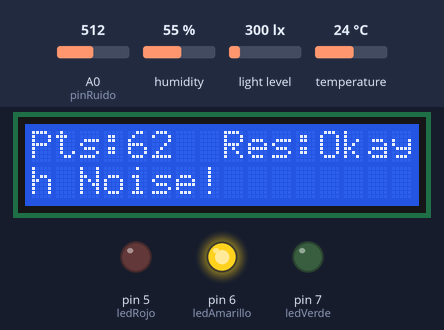
A sketch run on a simulated Arduino Uno, built with avr-gcc and run on an emulated ATmega328P. Parts: 16×2 character LCD, output pins drawn as LEDs (lit = HIGH). The test bench sets the inputs (shaded band); at power-on: humidity 55 %, light level 300 lx, A0 (pinRuido) = 512, temperature 24 °C. What the sketch prints to the serial monitor is not drawn.

Above: at 2.2 s.
2.3 s: humidity set to 41 %
10.3 s: humidity set to 38 %
At 17.35 s:
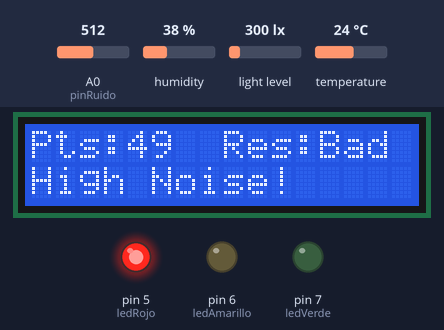
19.3 s: light level set to 275 lx
At 25.4 s:
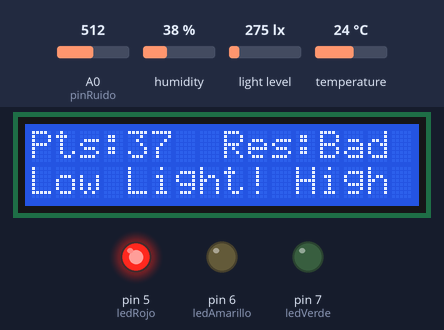
27.3 s: A0 (pinRuido) set to 30
At 33.45 s:
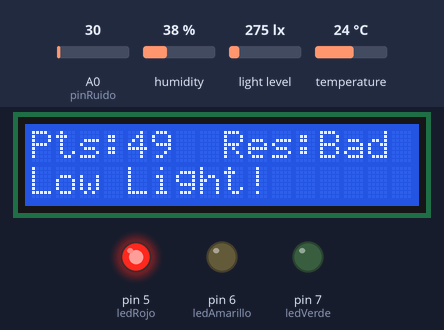
35.3 s: temperature set to 19 °C
At 41.85 s:
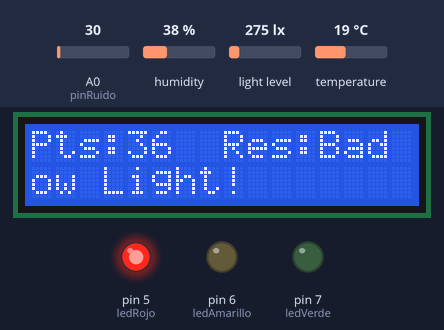
43.3 s: temperature set to 16 °C
At 49.55 s:
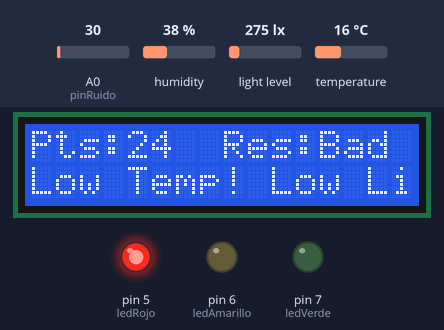
Timing chart, 0 to 51.0 s (numbered marks = the images above; inputs shaded):
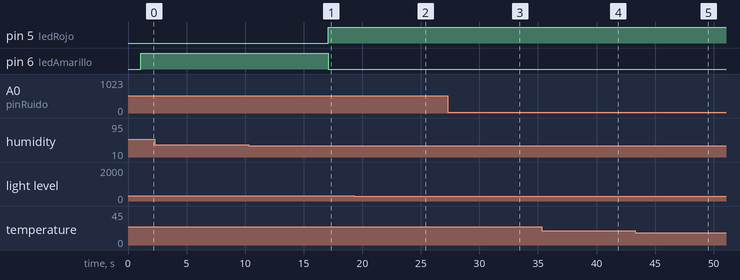

Measured:
- the behaviour switches between 40 and 39 % on humidity (found by bisection; images 0 and 1)
- the behaviour switches between 300 and 299 lx on light level (found by bisection; images 1 and 2)
- the behaviour switches between 18 and 17 °C on temperature (found by bisection; images 4 and 5)
- after the input at 10.3 s, pin 5 (ledRojo): LOW → HIGH after 6.8 s; pin 6 (ledAmarillo): HIGH → LOW after 6.8 s; the display: first differs from a run without the input after 6.9 s (image 1)
- after the input at 19.3 s, the display: first differs from a run without the input after 5.9 s (image 2)
- after the input at 27.3 s, the display: first differs from a run without the input after 6.0 s (image 3)
- after the input at 43.3 s, the display: first differs from a run without the input after 6.1 s (image 5)

The sketch:

01_arduino.ino
```cpp
#include <Wire.h>
#include <Adafruit_Sensor.h>
#include <Adafruit_TSL2561_U.h>
#include "DHT.h"
#include <LiquidCrystal.h>

#define DHTPIN 4
#define DHTTYPE DHT11
const int pinRuido = A0;
const int ledVerde = 7;
const int ledAmarillo = 6;
const int ledRojo = 5;

LiquidCrystal lcd(13, 12, 11, 10, 9, 8);
DHT dht(DHTPIN, DHTTYPE);
Adafruit_TSL2561_Unified tsl = Adafruit_TSL2561_Unified(TSL2561_ADDR_FLOAT, 12345);

// --- VARIABLES DE TIEMPO ---
unsigned long tiempoAnteriorData = 0;
unsigned long tiempoAnteriorScroll = 0;
const long intervaloData = 8000;    // 8 segundos para analizar y enviar
const int intervaloScroll = 350;    // Velocidad del texto en LCD

// --- VARIABLES DE ESTADO (Globales para que el LCD las use) ---
int puntosTotales = 0;
int pT = 0, pH = 0, pL = 0, pR = 0;
String resultSimple = "Wait...";
String listaAlertas = "Iniciando sistema...                ";
String alertT = "-", alertH = "-", alertL = "-", alertR = "-";
int posicionScroll = 0;

void setup() {
  Serial.begin(9600);
  lcd.begin(16, 2);
  lcd.print("Cargando...");

  pinMode(ledVerde, OUTPUT);
  pinMode(ledAmarillo, OUTPUT);
  pinMode(ledRojo, OUTPUT);

  dht.begin();
  if(!tsl.begin()){
    Serial.println("Error: TSL2561 no detectado");
  }

  delay(1000);
  lcd.clear();
}

void loop() {
  unsigned long tiempoActual = millis();

  // --- BLOQUE 1: ANALIZAR CADA 8 SEGUNDOS ---
  if (tiempoActual - tiempoAnteriorData >= intervaloData || tiempoAnteriorData == 0) {
    tiempoAnteriorData = tiempoActual;

    // 1.1 Lectura real de sensores
    float t = dht.readTemperature();
    float h = dht.readHumidity();
    sensors_event_t event;
    tsl.getEvent(&event);
    float lux = event.light;
    int lecturaRuido = analogRead(pinRuido);
    float db = 20 * log10(lecturaRuido + 1) + 20;

    // 1.2 Reinicio de lógica de evaluación
    pT = 0; pH = 0; pL = 0; pR = 0;
    alertT = "Common"; alertH = "Common"; alertL = "Common"; alertR = "Common";
    String nuevaLista = "";

    // Evaluación Temperatura
    if (t >= 20 && t <= 24) pT = 25;
    else if ((t >= 18 && t < 20) || (t > 24 && t <= 26)) pT = 12;
    if (t < 18) { alertT = "Low_Temp"; nuevaLista += "Low Temp! "; }
    else if (t > 26) { alertT = "High_Temp"; nuevaLista += "High Temp! "; }

    // Evaluación Humedad
    if (h >= 40 && h <= 60) pH = 25;
    else if ((h >= 30 && h < 40) || (h > 60 && h <= 70)) pH = 12;
    if (h < 30) { alertH = "Low_Hum"; nuevaLista += "Low Hum! "; }
    else if (h > 70) { alertH = "High_Hum"; nuevaLista += "High Hum! "; }

    // Evaluación Luz
    if (lux >= 500 && lux <= 750) pL = 25;
    else if ((lux >= 300 && lux < 500) || (lux > 750 && lux <= 1000)) pL = 12;
    if (lux < 300) { alertL = "Low_Light"; nuevaLista += "Low Light! "; }
    else if (lux > 1000) { alertL = "High_Light"; nuevaLista += "High Light! "; }

    // Evaluación Ruido
    if (db <= 40) pR = 25;
    else if (db > 40 && db <= 50) pR = 12;
    if (db > 50) { alertR = "High_Noise"; nuevaLista += "High Noise! "; }

    puntosTotales = pT + pH + pL + pR;

    // Resultado textual
    if (puntosTotales >= 75)      resultSimple = "Great";
    else if (puntosTotales >= 50) resultSimple = "Okay ";
    else                          resultSimple = "Bad   ";

    // Preparar lista de alertas para el scroll
    if (nuevaLista == "") nuevaLista = "Ideal Environment";
    listaAlertas = nuevaLista + "                "; // Espacios para el efecto de scroll
    posicionScroll = 0; // Reiniciar scroll al haber nuevos datos

    // 1.3 Control de LEDs
    digitalWrite(ledVerde, puntosTotales >= 75);
    digitalWrite(ledAmarillo, (puntosTotales >= 50 && puntosTotales < 75));
    digitalWrite(ledRojo, puntosTotales < 50);

    // 1.4 Envío a Python
    Serial.print("DATA>");
    Serial.print(t); Serial.print(","); Serial.print(h); Serial.print(",");
    Serial.print(lux); Serial.print(","); Serial.print(db); Serial.print(",");
    Serial.print(pT); Serial.print(","); Serial.print(pH); Serial.print(",");
    Serial.print(pL); Serial.print(","); Serial.print(pR); Serial.print(",");
    Serial.print(puntosTotales); Serial.print(","); Serial.print(resultSimple); Serial.print(",");
    Serial.print(alertT); Serial.print(","); Serial.print(alertH); Serial.print(",");
    Serial.print(alertL); Serial.print(","); Serial.println(alertR);
  }

  // --- BLOQUE 2: ACTUALIZACIÓN VISUAL (Scroll continuo) ---
  if (tiempoActual - tiempoAnteriorScroll >= intervaloScroll) {
    tiempoAnteriorScroll = tiempoActual;

    // Fila 0: Estática (solo se actualiza visualmente lo que ya calculamos arriba)
    lcd.setCursor(0, 0);
    lcd.print("Pts:");
    lcd.print(puntosTotales);
    // Limpieza de caracteres fantasma si el número baja de 100 a 99
    if(puntosTotales < 10) lcd.print("  "); else if(puntosTotales < 100) lcd.print(" ");

    lcd.setCursor(8, 0);
    lcd.print("Res:");
    lcd.print(resultSimple);

    // Fila 1: Scroll de alertas
    lcd.setCursor(0, 1);
    lcd.print(listaAlertas.substring(posicionScroll, posicionScroll + 16));

    posicionScroll++;
    if (posicionScroll > (listaAlertas.length() - 16)) {
      posicionScroll = 0;
    }
  }
}
```
